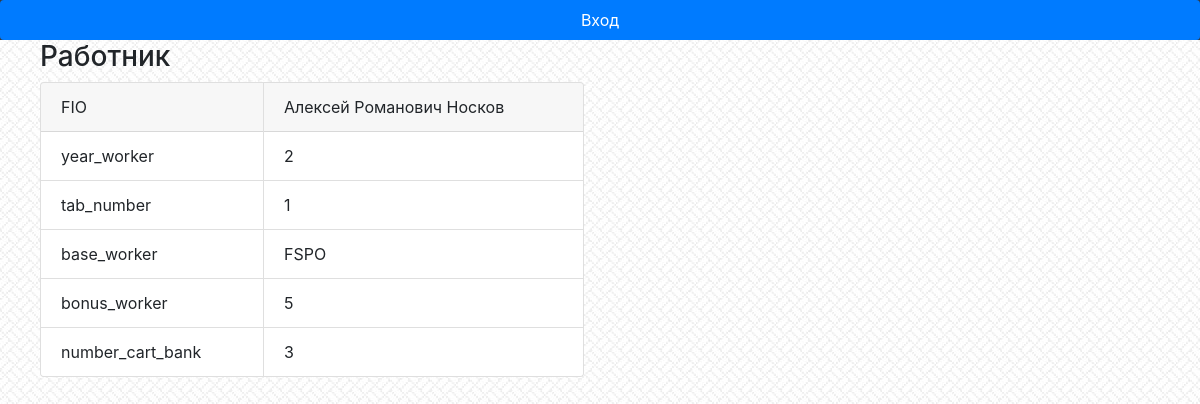
/worker/1/, run on the app's committed database.
### repairs_wagon_app/models.py (models this page shows, shortened)
class Worker(AbstractUser):
    REQUIRED_FIELDS = []
    tab_number = models.IntegerField(unique=True, null=True)
    fio_worker = models.CharField(max_length=30, null=True)
    year_worker = models.IntegerField(null=True)
    base_worker = models.CharField(max_length=50, null=True)
    bonus_worker = models.IntegerField(default=5, null=True)
    number_cart_bank = models.IntegerField(unique=True, null=True)
    brigade = models.ManyToManyField(RepairBrigade, default=1, related_name='workers', null=True)

### repairs_wagon_app/views.py (the view)
# urls.py: path('worker/<int:pk>/', views.Worker_detail.as_view(), name="worker_d"),
class Worker_detail(DetailView):
    model = Worker
    template_name = 'worker_detail.html'

### repairs_wagon_app/templates/worker_detail.html (shortened to what this page needs)
{%extends 'menu.html'%}
{%block content%}
<head>
</head>
<link rel="stylesheet" href="https://stackpath.bootstrapcdn.com/bootstrap/4.1.3/css/bootstrap.min.css">
<ol><h3>Работник</h3>
    <body>
    <div class="card-group">
        <div class="card" style="max-width: 14rem;">
            <div class="card-header">
                FIO
            </div>
            <ul class="list-group list-group-flush">
                <li class="list-group-item">year_worker</li>
                <li class="list-group-item">tab_number</li>
                <li class="list-group-item">base_worker</li>
                <li class="list-group-item">bonus_worker</li>
                <li class="list-group-item">number_cart_bank</li>
            </ul>
        </div>
        <div class="card" style="max-width: 20rem;">
            <div class="card-header">
                {{ object.fio_worker }}
            </div>
            <ul class="list-group list-group-flush">
                <li class="list-group-item">{{ object.year_worker }}</li>
                <li class="list-group-item">{{ object.tab_number }}</li>
                <li class="list-group-item">{{ object.base_worker }}</li>
                <li class="list-group-item">{{ object.bonus_worker }}</li>
                <li class="list-group-item">{{ object.number_cart_bank }}</li>
            </ul>
        </div>
    </div>
    </body>
    </ol>
    {% endblock %}

### repairs_wagon_app/static/wagon/style.css (style rules this page uses)
body { background: white url("images/BACKGROUND.jpg"); }

### data on the page
Worker: fio_worker "Алексей Романович Носков", year_worker "2", tab_number "1", base_worker "FSPO", bonus_worker "5", number_cart_bank "3"
